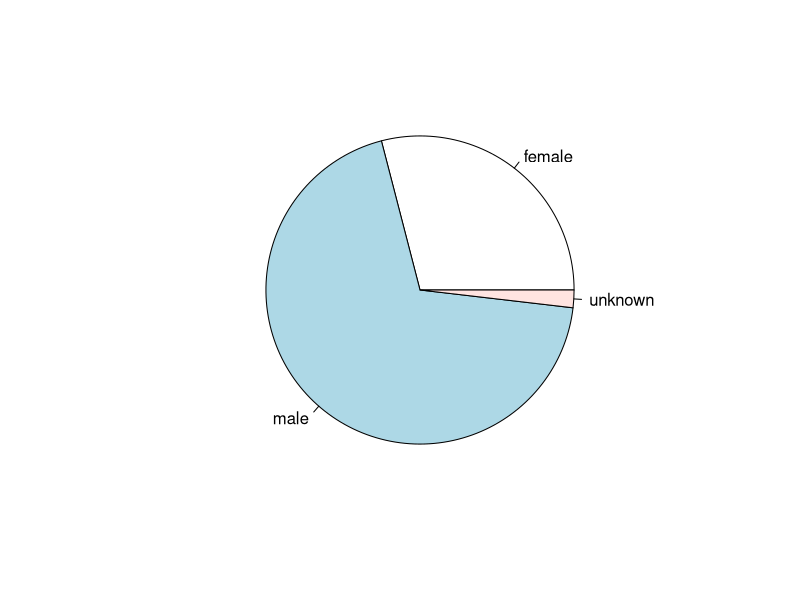
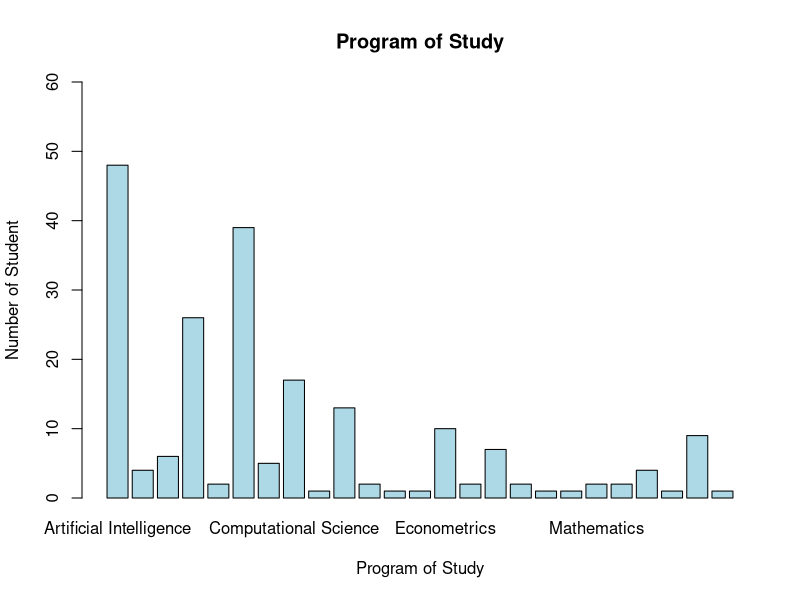
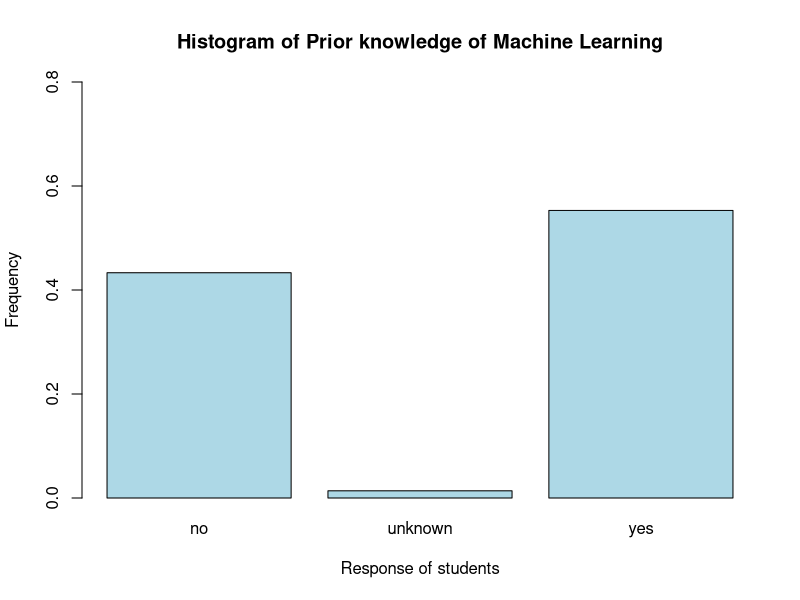
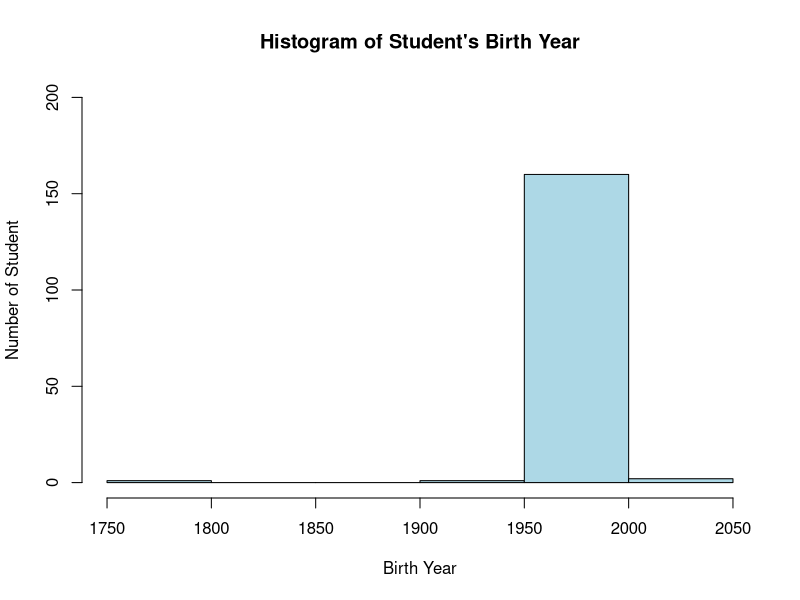
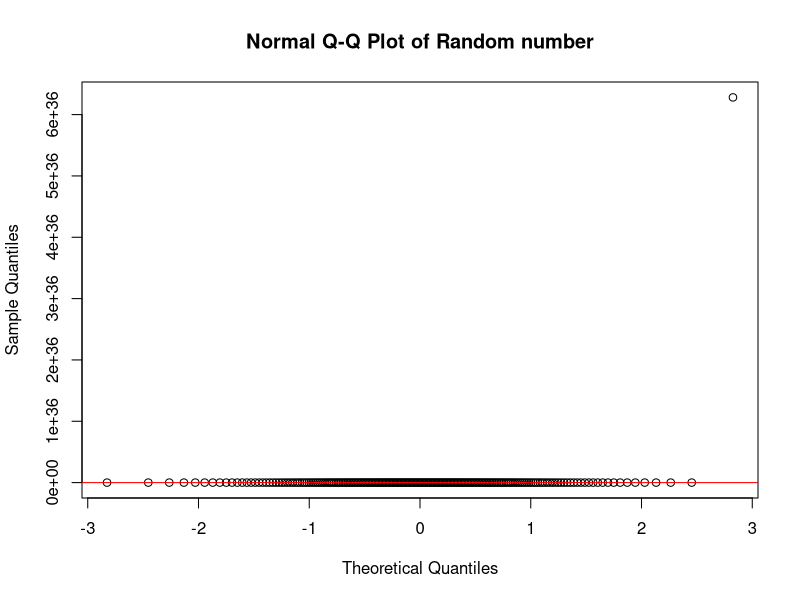
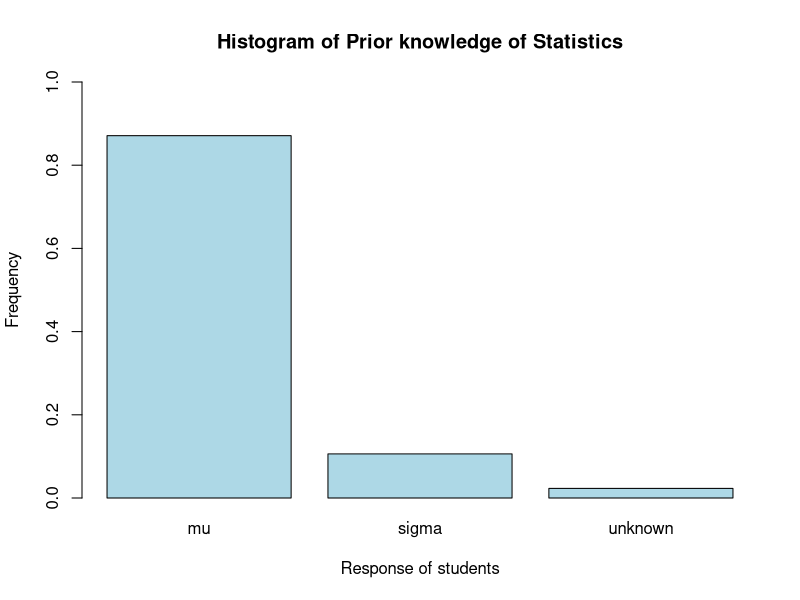

R code for these plots, in order:


odi_data <- read.csv("ODI-2018_clean.csv")
odi_data

odi_data <- odi_data[-c (1),]
odi_data

attach(odi_data)

pie(table(What.is.your.gender.))

barplot(table(What.programme.are.you.in.), main="Program of Study",
        xlab="Program of Study",
        ylab="Number of Student",
        col="lightblue",
        ylim = c(0,60))
# Such diverse group of students = 26 different study backgroud
# Artifitial Intelliegence = 48 (max number of students)
# One invalid entry found in the program of study field (i.e 12-05-1995)

# Total number of records : 218 
# Real record : 217. 1st record : empty (maybe for header!)
# Total number of attributes: 16

# More male(150) students are taking this course compared to female(63)
# Gender unknown : 4  




ml = as.factor(Have.you.taken.a.course.on.machine.learning.)
barplot(prop.table(table(ml)),  main="Histogram of Prior knowledge of Machine Learning",
        xlab= "Response of students",
        ylab="Frequency",
        col="lightblue",
        ylim = c(0, 0.8))
# Taken Machine Learning : yes = 120, No = 94, Unknown = 3
# Highest frequency = Yes (~0.6)

byr = as.numeric(birth_year)
hist(byr, main="Histogram of Student's Birth Year",
     xlab="Birth Year",
     ylab="Number of Student",
     col="lightblue",
     ylim = c(0,200))
# Birth Year : Na = 53(max), some interesting input = 1768, 1931, 2000, 2018
# majority of student have birthyear = (1950 - 2000)
# (1750-1800) = 1 student, (1900-1950) = 1, (2000-2050) = 3


qqnorm(as.numeric(Give.a.random.number), main = "Normal Q-Q Plot of Random number")
qqline(as.numeric(Give.a.random.number), col = 'red')
# doesn't seem normal. rather it seems like stepped!
# highest frequency = 7
# Max limit was 100 but there are some strange/invalid input for example : rnorm(n=1,mu=12,sigma=1)


### Have you taken statistics ###

stat = as.factor(Have.you.taken.a.course.on.statistics.)
barplot(prop.table(table(stat)),  main="Histogram of Prior knowledge of Statistics",
        xlab= "Response of students",
        ylab="Frequency",
        col="lightblue",
        ylim = c(0, 1))
# Highest frequency = Yes (~0.85)
# yes = 189, No = 23, Unknown = 5
